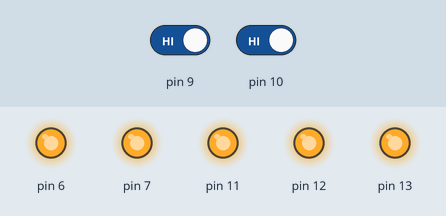
Bench run of a sketch on a simulated Arduino Uno, built with avr-gcc and run on an emulated ATmega328P. On the bench: output pins drawn as LEDs (lit = HIGH). The test bench sets the inputs (shaded band); at power-on: pin 9 HIGH, pin 10 HIGH.

Above: at 1.2 s.
1.3 s: pin 9 driven LOW
At 2.5 s:
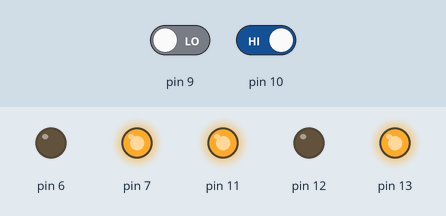
2.8 s: pin 10 driven LOW
At 3.8 s:
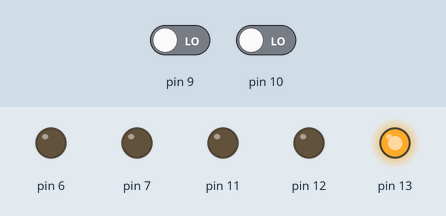
4.3 s: pin 9 driven HIGH
At 5.0 s:
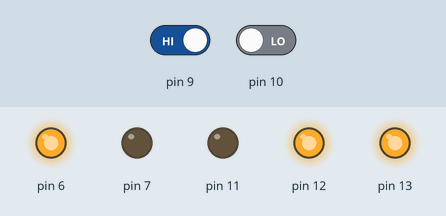
5.8 s: pin 10 driven HIGH
At 6.1 s:
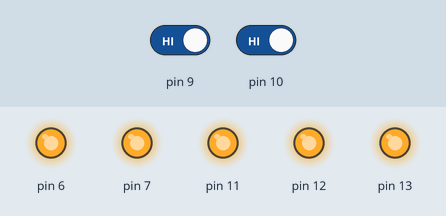
Timing chart, 0 to 8.3 s (numbered marks = the images above; inputs shaded):
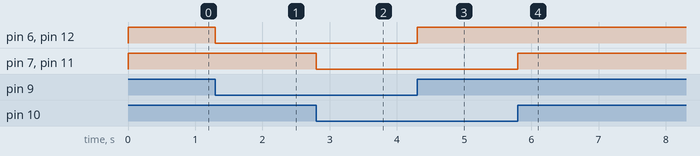

Measured:
- after the input at 1.3 s, pin 6, pin 12: HIGH → LOW at once
- after the input at 2.8 s, pin 7, pin 11: HIGH → LOW at once
- after the input at 4.3 s, pin 6, pin 12: LOW → HIGH at once
- after the input at 5.8 s, pin 7, pin 11: LOW → HIGH at once

The sketch:

Sentido_de_giro.ino
```cpp
void setup()
{
  pinMode(6, OUTPUT);
  pinMode(7, OUTPUT);
  pinMode(11, OUTPUT);
  pinMode(12, OUTPUT);
  pinMode(13, OUTPUT);
  pinMode(9, INPUT);
  pinMode(10, INPUT);
  digitalWrite(13, HIGH);
}

void loop()
{
  if(digitalRead(9) == LOW && digitalRead(10) == LOW){
    digitalWrite(12, LOW);
    digitalWrite(11, LOW);
    digitalWrite(7, LOW);
    digitalWrite(6, LOW);
  }
  else {
    if(digitalRead(9) == HIGH && digitalRead(10) == LOW){
      digitalWrite(12, HIGH);
      digitalWrite(11, LOW);
      digitalWrite(7, LOW);
      digitalWrite(6, HIGH);
    } else{
      if(digitalRead(9) == LOW && digitalRead(10) == HIGH){
        digitalWrite(12, LOW);
        digitalWrite(11, HIGH);
        digitalWrite(7, HIGH);
        digitalWrite(6, LOW);
      } else{
        digitalWrite(12, HIGH);
        digitalWrite(11, HIGH);
        digitalWrite(7, HIGH);
        digitalWrite(6, HIGH);
      }
    }
  }
}
```
